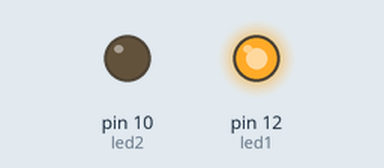
Recording of a sketch running on a simulated Arduino Uno, built with avr-gcc and run on an emulated ATmega328P. Shown: output pins drawn as LEDs (lit = HIGH).

Above: at 0.5 s.
At 2.2 s:
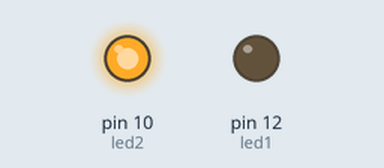
At 4.5 s:
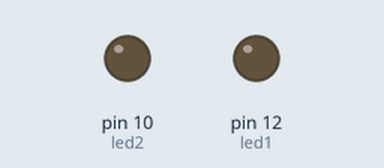
Timing chart, 0 to 6.9 s (numbered marks = the images above):
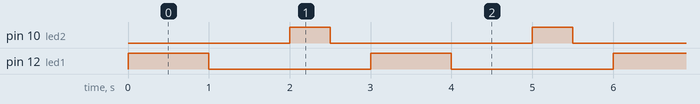

The sketch:

Arduino_UNO_dual_LED_circuit.ino
```cpp
const int led1 = 12;
const int led2 = 10;

void setup() {
  pinMode(led1, OUTPUT);
  pinMode(led2, OUTPUT);
}

void loop() {
  // LED 1 - 1 second blink
  digitalWrite(led1, HIGH);
  delay(1000);
  digitalWrite(led1, LOW);
  delay(1000);

  // LED 2 - 0.5 second blink
  digitalWrite(led2, HIGH);
  delay(500);
  digitalWrite(led2, LOW);
  delay(500);
}
```

Measured:
- by itself, pin 10 (led2): alternates HIGH for 0.50 s and LOW for 2.5 s
- by itself, pin 12 (led1): alternates HIGH for 1.0 s and LOW for 2.0 s
- by itself, everything shown: repeats every 3.0 s, in 4 steps
